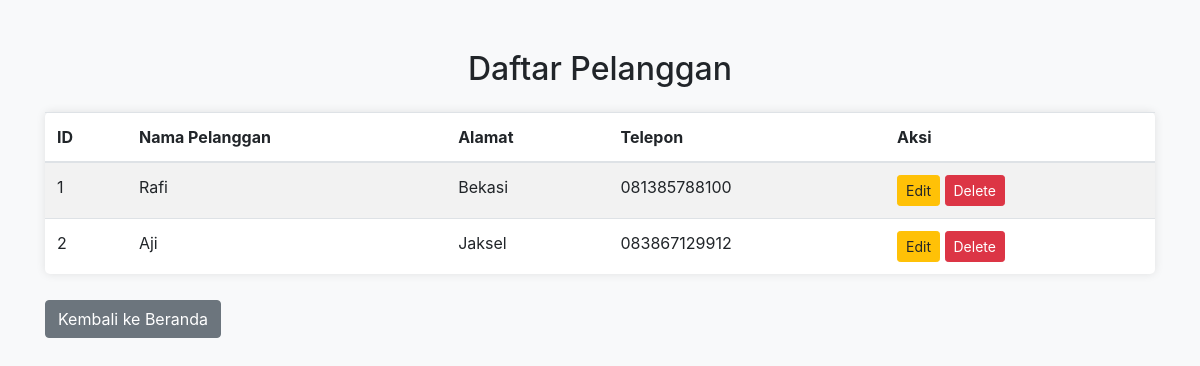
Page /view_pelanggan.php on the committed database.
### tables this page shows
CREATE TABLE `pelanggan` (
  `id` int(11) NOT NULL,
  `nama_pelanggan` varchar(255) NOT NULL,
  `alamat` varchar(255) DEFAULT NULL,
  `telepon` varchar(15) DEFAULT NULL
);

### view_pelanggan.php (the view, shortened to what this page needs)
<?php
require 'config.php';
$stmt = $pdo->query("SELECT * FROM pelanggan");
$pelanggan = $stmt->fetchAll();
?>
<!DOCTYPE html>
<html>
<head>
    <link rel="stylesheet" href="https://stackpath.bootstrapcdn.com/bootstrap/4.5.2/css/bootstrap.min.css">
</head>
<body>
    <div class="container">
        <h2 class="text-center">Daftar Pelanggan</h2>
        <table class="table table-striped mt-4">
            <thead>
                <tr>
                    <th>ID</th>
                    <th>Nama Pelanggan</th>
                    <th>Alamat</th>
                    <th>Telepon</th>
                    <th>Aksi</th>
                </tr>
            </thead>
            <tbody>
                <?php foreach ($pelanggan as $item): ?>
                <tr>
                    <td><?php echo htmlspecialchars($item['id']); ?></td>
                    <td><?php echo htmlspecialchars($item['nama_pelanggan']); ?></td>
                    <td><?php echo htmlspecialchars($item['alamat']); ?></td>
                    <td><?php echo htmlspecialchars($item['telepon']); ?></td>
                    <td>
                        <a href="edit_pelanggan.php?id=<?php echo $item['id']; ?>" class="btn btn-warning btn-sm">Edit</a>
                        <a href="delete_pelanggan.php?id=<?php echo $item['id']; ?>" class="btn btn-danger btn-sm" onclick="return confirm('Apakah Anda yakin ingin menghapus pelanggan ini?')">Delete</a>
                    </td>
                </tr>
                <?php endforeach; ?>
            </tbody>
        </table>
        <a href="index.php" class="btn btn-secondary btn-back">Kembali ke Beranda</a>
    </div>
</body>
</html>

### view_pelanggan.php (style rules this page uses)
body { background-color: #f8f9fa; }
.container { margin-top: 50px; }
.table { margin-top: 20px; background-color: #fff; border-radius: 5px; padding: 20px; box-shadow: 0px 0px 10px 0px rgba(0,0,0,0.1); }
.btn-back { margin-top: 10px; }

### rows in the picture
pelanggan: id "1", nama_pelanggan "Rafi", alamat "Bekasi", telepon "081385788100"
pelanggan: id "2", nama_pelanggan "Aji", alamat "Jaksel", telepon "083867129912"
